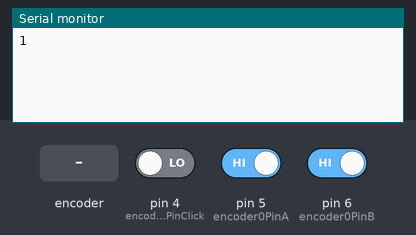
Simulated run of this sketch. Board: Arduino Uno, built with avr-gcc and run on an emulated ATmega328P. Shown: the last lines printed to the serial monitor. The test bench sets the inputs (shaded band); at power-on: pin 4 (encoder0PinClick) LOW, pin 5 (encoder0PinA) HIGH, pin 6 (encoder0PinB) HIGH.

Above: at 1.2 s.
1.3 s: pin 4 (encoder0PinClick) driven HIGH
At 2.3 s:
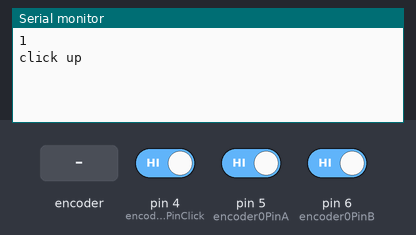
2.8 s: pin 4 (encoder0PinClick) driven LOW
At 3.5 s:
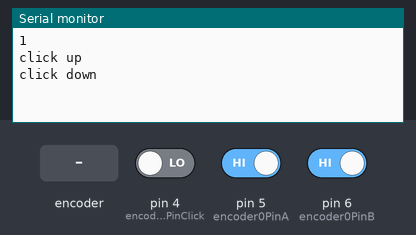
4.3 s: rotary encoder on pin 5 (encoder0PinA) / pin 6 (encoder0PinB) turned 1 step (first pin leading)
At 5.2 s:
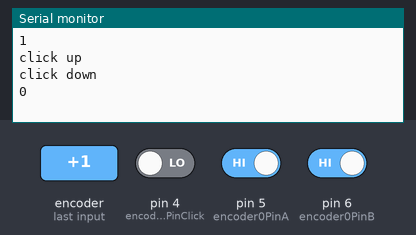
6.0 s: rotary encoder on pin 5 (encoder0PinA) / pin 6 (encoder0PinB) turned 1 step (first pin leading)
At 6.5 s:
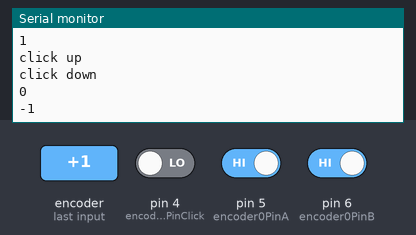

The sketch:

peter_rotary_encoder.ino
```cpp
/* Read Quadrature Encoder
  * Connect Encoder to Pins encoder0PinA, encoder0PinB, and +5V.
  *
  * Sketch by max wolf / www.meso.net
  * v. 0.1 - very basic functions - mw 20061220
  *
  */


int val;
int encoder0PinA = 5;
int encoder0PinB = 6;
int encoder0PinClick = 4;
int encoder0Pos = 0;
int encoder0PinALast = LOW;
int n = LOW;
int c = LOW;
int clickstate = LOW;

void setup() {
  pinMode (encoder0PinA, INPUT);
  pinMode (encoder0PinB, INPUT);
  pinMode (encoder0PinClick, INPUT);
  Serial.begin(9600);
}

void loop() {

  c = digitalRead(encoder0PinClick);
  if (c != clickstate) {
    if (c == LOW) {
        Serial.print ("click down\n");
    } else {
        Serial.print ("click up\n");
    }
   clickstate = c;
  }


  n = digitalRead(encoder0PinA);
  if ((encoder0PinALast == LOW) && (n == HIGH)) {
    if (digitalRead(encoder0PinB) == LOW) {
      encoder0Pos--;
    } else {
      encoder0Pos++;
    }
    Serial.print (encoder0Pos);
    Serial.print ("\n");
  }
  encoder0PinALast = n;
}
```

Measured:
- after the input at 1.3 s, the serial monitor: prints a new line at once (image 1)
- after the input at 2.8 s, the serial monitor: prints a new line at once (image 2)
- after the input at 4.3 s, the serial monitor: prints a new line after 0.05 s (image 3)
- after the input at 6.0 s, the serial monitor: prints a new line after 0.05 s (image 4)
